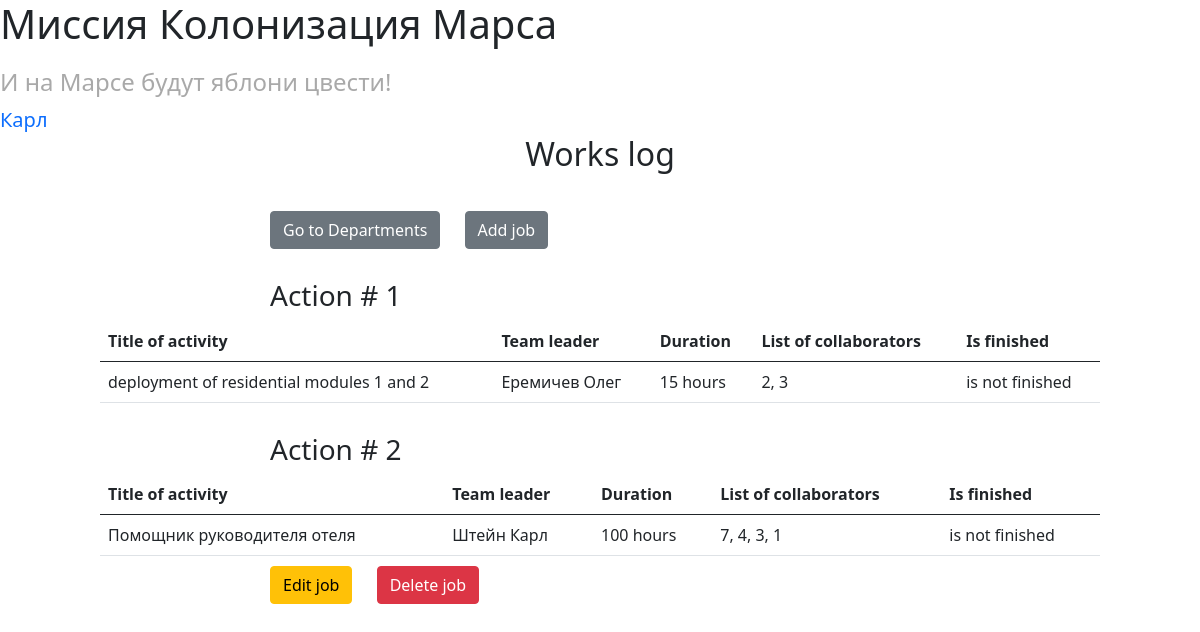
/ (signed in), run on the app's committed database.
### data/users.py (models this page shows, shortened)
class User(SqlAlchemyBase, UserMixin):
    __tablename__ = 'users'
    id = sqlalchemy.Column(sqlalchemy.Integer,
                           primary_key=True, autoincrement=True)
    surname = sqlalchemy.Column(sqlalchemy.String)
    name = sqlalchemy.Column(sqlalchemy.String)
    age = sqlalchemy.Column(sqlalchemy.Integer)
    position = sqlalchemy.Column(sqlalchemy.String)
    speciality = sqlalchemy.Column(sqlalchemy.String)
    address = sqlalchemy.Column(sqlalchemy.String)
    email = sqlalchemy.Column(sqlalchemy.String, unique=True)
    hashed_password = sqlalchemy.Column(sqlalchemy.String)

### data/jobs.py (models this page shows)
class Jobs(SqlAlchemyBase):
    __tablename__ = 'jobs'
    id = sqlalchemy.Column(sqlalchemy.Integer,
                           primary_key=True, autoincrement=True)
    team_leader = sqlalchemy.Column(sqlalchemy.Integer,
                                    sqlalchemy.ForeignKey("users.id"))
    job = sqlalchemy.Column(sqlalchemy.String)
    work_size = sqlalchemy.Column(sqlalchemy.Integer)
    collaborators = sqlalchemy.Column(sqlalchemy.String)
    start_date = sqlalchemy.Column(sqlalchemy.DateTime)
    is_finished = sqlalchemy.Column(sqlalchemy.Boolean)

### main.py (the view)
@app.route('/')
def index():
    db_session.global_init("db/mars.db")
    db_sess = db_session.create_session()
    jobs = [job for job in db_sess.query(Jobs).all()]
    users = [user for user in db_sess.query(User).all()]
    return render_template('works_journal.html', title='Journal works',
                           jobs=jobs, users=users)

### data/db_session.py (called while the page is built, shortened)
def global_init(db_file):
    global __factory
    if __factory:
        return

def create_session() -> Session:
    global __factory
    return __factory()

### main.py (called while the page is built)
@login_manager.user_loader
def load_user(user_id):
    db_sess = db_session.create_session()
    return db_sess.query(User).get(user_id)

### templates/works_journal.html
{% extends "base.html" %}
{% block content %}
    <h2 style='text-align: center;'>Works log</h2>
	<a style='display: inline-block; margin: 30px 0px 0px 270px;' href='/departments'><button type="button" class="btn btn-secondary">Go to Departments</button></a>
	{% if current_user.is_authenticated %}
		<a style='display: inline-block; margin: 30px 0px 0px 20px;' href='/add_job'><button type="button" class="btn btn-secondary">Add job</button></a><br>
	{% endif %}
    {% for elem in jobs %}
      <h3 style='margin-left: 270px; margin-top: 30px;'>Action # {{ elem.id }}</h3>
      <table class="table" style='width: 1000px; margin: 0 auto;'>
      <thead>
        <tr>
          <th scope="col">Title of activity</th>
          <th scope="col">Team leader</th>
          <th scope="col">Duration</th>
          <th scope="col">List of collaborators</th>
          <th scope="col">Is finished</th>
        </tr>
      </thead>
      <tbody>
        <tr>
          <td>{{ elem.job }}</td>
          <td>
              {% for user in users %}
                  {% if user.id == elem.team_leader %}
                      {{ user.surname }} {{ user.name }}
                  {% endif %}
              {% endfor %}
          </td>
          <td>{{ elem.work_size }} hours</td>
          <td>{{ elem.collaborators }}</td>
          <td>
            {% if elem.is_finished %}
                is finished
            {% else %}
                is not finished
            {% endif %}
          </td>
        </tr>
      </tbody>
      </table>
	  {% if current_user.id == elem.team_leader or current_user.id == 1 %}
		<a href='/edit_job/{{ elem.id }}' style='display: inline-block; margin-left: 270px; margin-top: 10px;'><button type="button" class="btn btn-warning">Edit job</button></a>
		<a href='/delete_job/{{ elem.id }}' style='display: inline-block; margin-left: 20px;'><button type="button" class="btn btn-danger">Delete job</button></a>
	  {% endif %}
    {% endfor %}
{% endblock %}

### templates/base.html (shortened to what this page needs)
<!DOCTYPE html>
<html lang="en">
<head>
    <link href="https://cdn.jsdelivr.net/npm/bootstrap@5.0.0-beta3/dist/css/bootstrap.min.css" rel="stylesheet">
    <link rel="stylesheet" href="../static/css/style.css">
    </head>
    <body>
        <h1>Миссия Колонизация Марса</h1>
        <h4>И на Марсе будут яблони цвести!</h4>
                {% if current_user.is_authenticated %}
            <a class="navbar-brand" href="/logout">{{ current_user.name }}</a><br>
        {% else %}
            <p>
                <a class="btn btn-primary " href="/register">Зарегистрироваться</a>
                <a class="btn btn-success" href="/login">Войти</a>
            </p>
        {% endif %}
        {% block content %}{% endblock %}
    </body>
</html>

### static/css/style.css (style rules this page uses)
h4 { margin-top: 20px; color: darkgray; }

### data on the page
User: name "Карл", surname "Штейн"
Jobs: id "1", job "deployment of residential modules 1 and 2", work_size "15", collaborators "2, 3", is_finished "is not finished"
User: surname "Еремичев", name "Олег"
Jobs: id "2", job "Помощник руководителя отеля", work_size "100", collaborators "7, 4, 3, 1", is_finished "is not finished"
